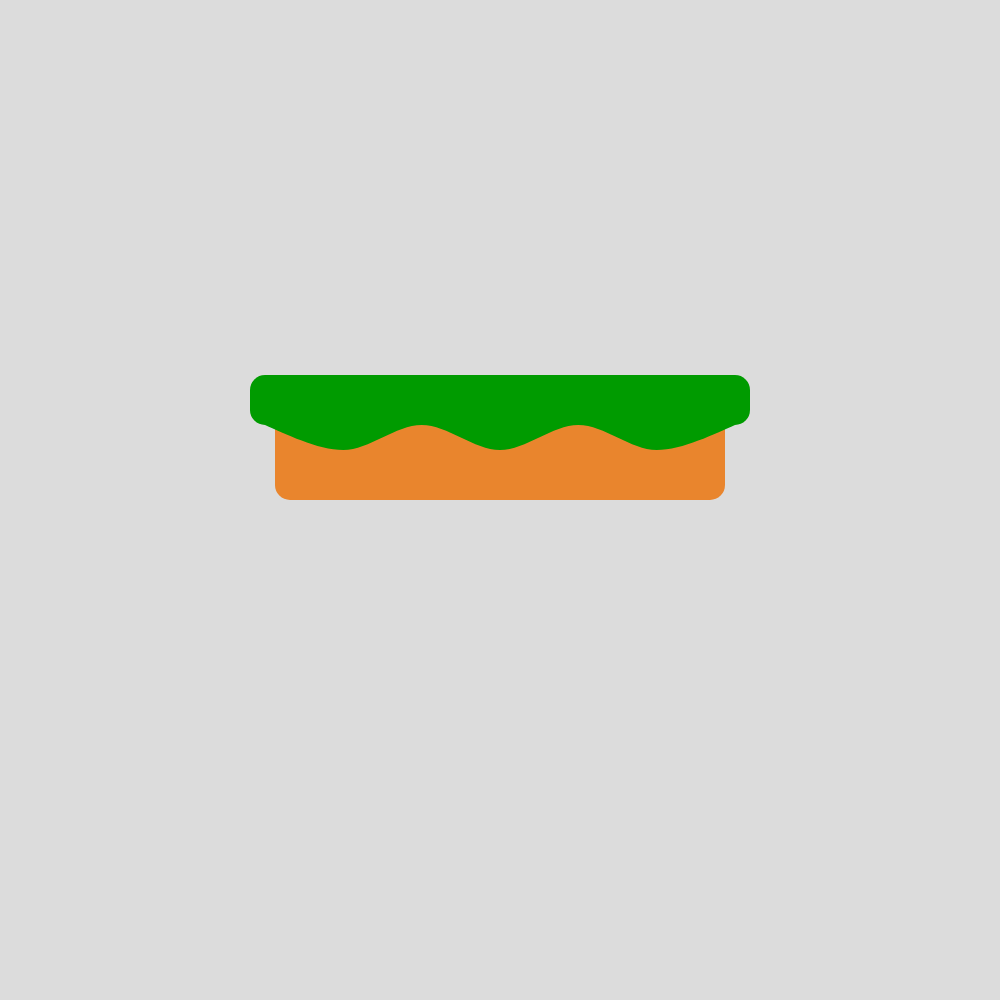
Frame 1 (no input)
Frame 60 (no input): identical to frame 1, image omitted
Frame 120 (the mouse pressed at the canvas centre since frame 60): identical to frame 1, image omitted

The p5.js sketch that drew this single still picture (run headless with seeded random() and noise() and a simulated clock; from frame 60 on, the mouse is pressed at the canvas centre):

// p5.js sketch
// ── sketch.js
var platform;

function setup() {
    createCanvas(1000, 1000);

    platform = new Platform(width / 2, height / 2, width / 2);
}

function draw() {
    background(220);

    platform.draw();

}

// ── Platform.js
class Platform {
    constructor(x, y, size) {
        this.x = x;
        this.y = y;
        this.w = size;
        this.h = this.w / 4;

        this.walkLevel = this.y - this.h;
    }

    draw() {
        noStroke();
        var alpha = map(this.w, 0, width, 0, 30);

        // draw soil
        fill(233, 133, 45);
        rect(
            this.x - 0.9 * this.w / 2,
            this.y - this.h,
            0.9 * this.w,
            this.h,
            alpha
        );
        // draw grass
        fill(0, 155, 0);
        var grassH = this.h / 2.5
        rect(
            this.x - this.w / 2,
            this.y - this.h,
            this.w,
            grassH,
            alpha
        );

        // draw curved grass
        var curvedGrassH = grassH / 2;
        var spaceX = (this.w - 2 * alpha) / 6;
        var bottomGrassLevel = this.y - this.h + grassH;
        var curvedStartX = this.x - this.w / 2 + alpha;

        beginShape();
        curveVertex(this.x - 3.5 * spaceX, bottomGrassLevel - curvedGrassH);
        for (var i = 0; i < 7; i++) {
            var h;
            if (i % 2 == 0) {
                h = bottomGrassLevel;
            }
            else {
                h = bottomGrassLevel + curvedGrassH;
            }
            curveVertex(curvedStartX + i * spaceX, h);
        }
        curveVertex(this.x + 3.5 * spaceX, bottomGrassLevel - curvedGrassH);
        endShape();
    }

    checkPlayerAbove(x, y) {
        return (y > this.walkLevel && (x > (this.x - this.w / 2) && x < this.x + this.w / 2))
    }
}
